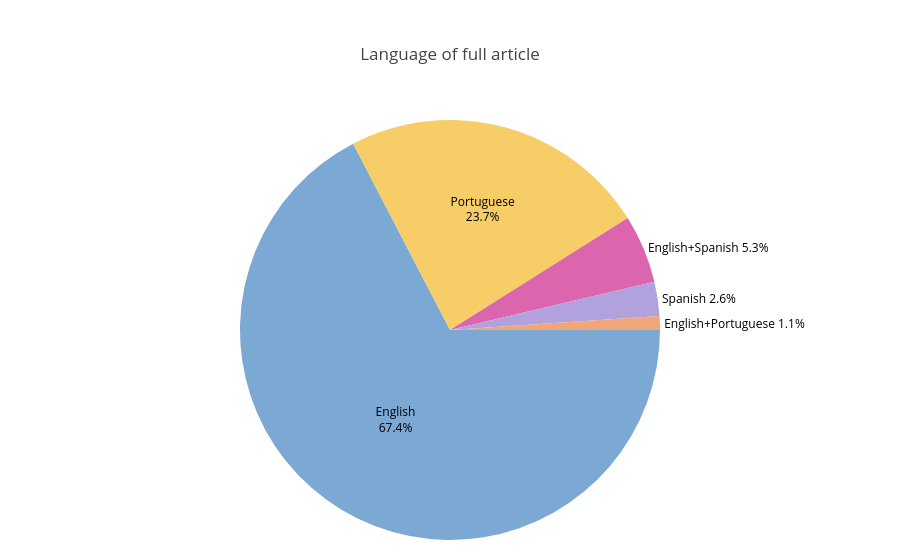

The notebook cell this image was saved under:
### Markdown cell above
## Language of Full Article

### Code cell
# Title: Language of Full Article Distribution (Pie Chart)
# Description: Normalizes language labels (handles '&' vs '+', trims, canonicalizes multi-language order),
#              aggregates counts, computes percentages with adaptive label placement, and renders/saves a Plotly pie chart.

# --- RAWDATA warnings for empty fields ---
for idx, row in df_all.iterrows():
    if pd.isna(row['Language of full article']) or str(row['Language of full article']).strip() == '':
        print(f"  RAWDATA CLEANUP NEEDED: Covidence #{row['Covidence #']} has empty Language of full article field")

# Prepare data — drop NaN/empty
language_series = (
    df_all['Language of full article']
    .dropna()
    .astype(str)
    .str.strip()
)
language_series = language_series[language_series != '']


# SPECIAL CASE re-labeling/normalization:
# - This is a dataset-specific cleanup to standardize mixed-language entries.
# - We treat '&' as equivalent to '+' and canonicalize the order of languages
#   so that permutations like "English+Spanish" and "Spanish+English" map to the same label.
def _normalize_language_label(s: str) -> str:
    if not s or s.lower() == 'unknown':
        return 'Unknown'
    # SPECIAL CASE: normalize separator
    s = s.replace('&', '+')
    parts = [p.strip().title() for p in s.split('+') if p.strip()]
    if not parts:
        return 'Unknown'
    # SPECIAL CASE: sort to combine permutations like "English+Spanish" and "Spanish+English"
    parts = sorted(dict.fromkeys(parts))  # remove duplicates and sort
    return '+'.join(parts) if len(parts) > 1 else parts[0]


# Apply the special-case normalization to the language labels
language_series = language_series.apply(_normalize_language_label)

language_counts = language_series.value_counts()
lang_labels = language_counts.index.tolist()
lang_values = language_counts.values.tolist()

# Compute percentages and set label positions
lang_total = sum(lang_values)
lang_percentages = [(v / lang_total) * 100 if lang_total else 0 for v in lang_values]
percentages_cutoff = 10
lang_text_positions = ['outside' if p < percentages_cutoff else 'inside' for p in lang_percentages]
lang_custom_text = [
    f"{label}<br>{percent:.1f}%" if position == 'inside'
    else f"{label} {percent:.1f}%"
    for label, percent, position in zip(lang_labels, lang_percentages, lang_text_positions)
]

# Build pie chart with style similar to the country chart
language_pie = go.Figure(
    data=[
        go.Pie(
            labels=lang_labels,
            values=lang_values,
            text=lang_custom_text,
            textinfo='text',
            textposition=lang_text_positions,
            insidetextorientation='horizontal',
            sort=False,
            direction='clockwise',
            rotation=90,
        )
    ]
)

language_pie.update_traces(
    textfont=dict(size=12, color='black'),
    insidetextfont=dict(color='black'),
)

textfont = dict(size=12, color='black'),
language_pie.update_layout(
    title='Language of full article',
    showlegend=False,
    margin=dict(t=120, b=20, l=20, r=20)
)

language_pie.show()
language_pie.write_image('language_pie.png', width=800, height=600, scale=2)

### Figure 1 — Plotly figure (JSON) as saved in the notebook; plotly's stock layout.template omitted (floating-point values rounded to 4 significant figures)
{"data": [{"direction": "clockwise", "insidetextorientation": "horizontal", "labels": ["English", "Portuguese", "English+Spanish", "Spanish", "English+Portuguese"], "rotation": 90, "sort": false, "text": ["English<br>67.4%", "Portuguese<br>23.7%", "English+Spanish 5.3%", "Spanish 2.6%", "English+Portuguese 1.1%"], "textinfo": "text", "textposition": ["inside", "inside", "outside", "outside", "outside"], "values": [128, 45, 10, 5, 2], "type": "pie", "textfont": {"color": "black", "size": 12}, "insidetextfont": {"color": "black"}}], "layout": {"margin": {"t": 120, "b": 20, "l": 20, "r": 20}, "title": {"text": "Language of full article"}, "showlegend": false}}
